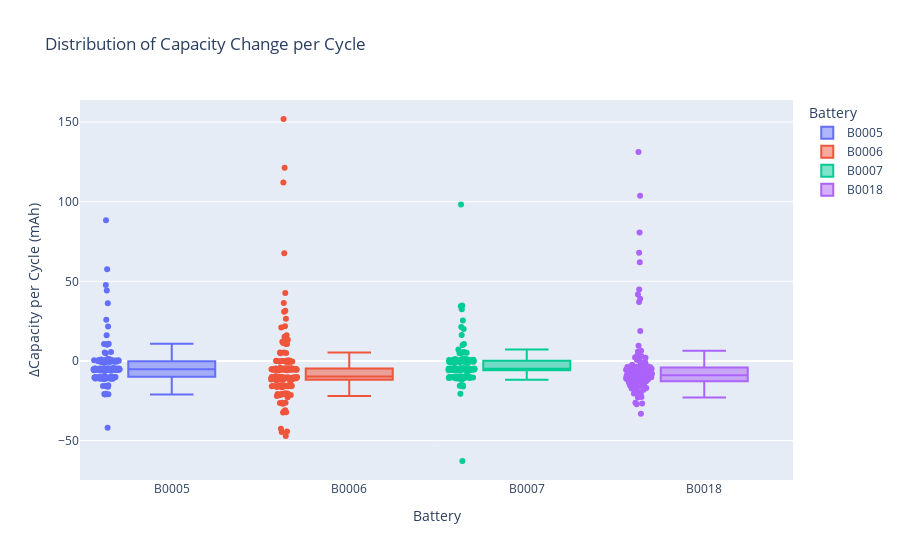

Write notebook code for a chart like this one.
### Markdown cell above
### 3.5 Capacity Fade Gradients
We approximate per-cycle capacity gradients via first-order differencing and visualise their distribution across batteries to quantify heterogeneity in degradation rates.

### Code cell
# Compute per-cycle capacity gradients (first differences)
gradient_df = (
    cycle_summary
    .sort_values(['Battery', 'id_cycle'])
    .assign(capacity_delta=lambda df: df.groupby('Battery')['capacity'].diff())
    .dropna(subset=['capacity_delta'])
)

# Express delta in mAh per cycle for interpretability
gradient_df['delta_mAh'] = gradient_df['capacity_delta'] * 1000
gradient_summary = (
    gradient_df.groupby('Battery')['delta_mAh']
    .agg(Median='median', Q1=lambda s: s.quantile(0.25), Q3=lambda s: s.quantile(0.75))
    .round(2)
)
gradient_summary

fig_capacity_delta = px.box(
    gradient_df,
    x='Battery',
    y='delta_mAh',
    title='Distribution of Capacity Change per Cycle',
    labels={'delta_mAh': 'ΔCapacity per Cycle (mAh)'},
    points='all',
    color='Battery'
)
fig_capacity_delta.update_layout(hovermode='x unified')
fig_capacity_delta

### Figure 1 — Plotly figure (JSON) as saved in the notebook; plotly's stock layout.template omitted (floating-point values rounded to 4 significant figures; data arrays with more than 128 entries replaced by an {"elided": "..."} marker saying what was removed)
{"data": [{"alignmentgroup": "True", "boxpoints": "all", "hovertemplate": "Battery=%{x}<br>ΔCapacity per Cycle (mAh)=%{y}<extra></extra>", "legendgroup": "B0005", "marker": {"color": "#636efa"}, "name": "B0005", "notched": false, "offsetgroup": "B0005", "orientation": "v", "showlegend": true, "type": "box", "x": {"elided": "167 str values"}, "x0": " ", "xaxis": "x", "y": {"elided": "167 float values"}, "y0": " ", "yaxis": "y"}, {"alignmentgroup": "True", "boxpoints": "all", "hovertemplate": "Battery=%{x}<br>ΔCapacity per Cycle (mAh)=%{y}<extra></extra>", "legendgroup": "B0006", "marker": {"color": "#EF553B"}, "name": "B0006", "notched": false, "offsetgroup": "B0006", "orientation": "v", "showlegend": true, "type": "box", "x": {"elided": "167 str values"}, "x0": " ", "xaxis": "x", "y": {"elided": "167 float values"}, "y0": " ", "yaxis": "y"}, {"alignmentgroup": "True", "boxpoints": "all", "hovertemplate": "Battery=%{x}<br>ΔCapacity per Cycle (mAh)=%{y}<extra></extra>", "legendgroup": "B0007", "marker": {"color": "#00cc96"}, "name": "B0007", "notched": false, "offsetgroup": "B0007", "orientation": "v", "showlegend": true, "type": "box", "x": {"elided": "167 str values"}, "x0": " ", "xaxis": "x", "y": {"elided": "167 float values"}, "y0": " ", "yaxis": "y"}, {"alignmentgroup": "True", "boxpoints": "all", "hovertemplate": "Battery=%{x}<br>ΔCapacity per Cycle (mAh)=%{y}<extra></extra>", "legendgroup": "B0018", "marker": {"color": "#ab63fa"}, "name": "B0018", "notched": false, "offsetgroup": "B0018", "orientation": "v", "showlegend": true, "type": "box", "x": {"elided": "131 str values"}, "x0": " ", "xaxis": "x", "y": {"elided": "131 float values"}, "y0": " ", "yaxis": "y"}], "layout": {"boxmode": "overlay", "hovermode": "x unified", "legend": {"title": {"text": "Battery"}, "tracegroupgap": 0}, "title": {"text": "Distribution of Capacity Change per Cycle"}, "xaxis": {"anchor": "y", "categoryarray": ["B0005", "B0006", "B0007", "B0018"], "categoryorder": "array", "domain": [0, 1], "title": {"text": "Battery"}}, "yaxis": {"anchor": "x", "domain": [0, 1], "title": {"text": "ΔCapacity per Cycle (mAh)"}}}}
